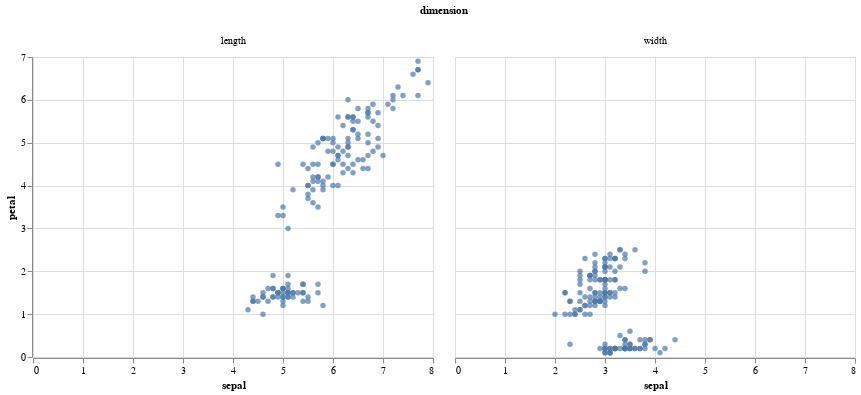

This figure's notebook cell:
### Code cell
alt.Chart(long_df).mark_circle().encode(
    x="sepal:Q",
    y="petal:Q",
    column="dimension:N"
)

### Figure 1 — Vega-Lite specification as saved in the notebook (floating-point values rounded to 4 significant figures; data arrays with more than 128 entries replaced by an {"elided": "..."} marker saying what was removed)
{"config": {"view": {"continuousWidth": 400, "continuousHeight": 300}}, "data": {"name": "data-1e6c28c1dc208265e5e6c9f1dcbc0d75"}, "mark": "circle", "encoding": {"column": {"field": "dimension", "type": "nominal"}, "x": {"field": "sepal", "type": "quantitative"}, "y": {"field": "petal", "type": "quantitative"}}, "$schema": "https://vega.github.io/schema/vega-lite/v4.17.0.json", "datasets": {"data-1e6c28c1dc208265e5e6c9f1dcbc0d75": {"elided": "300 records"}}}
